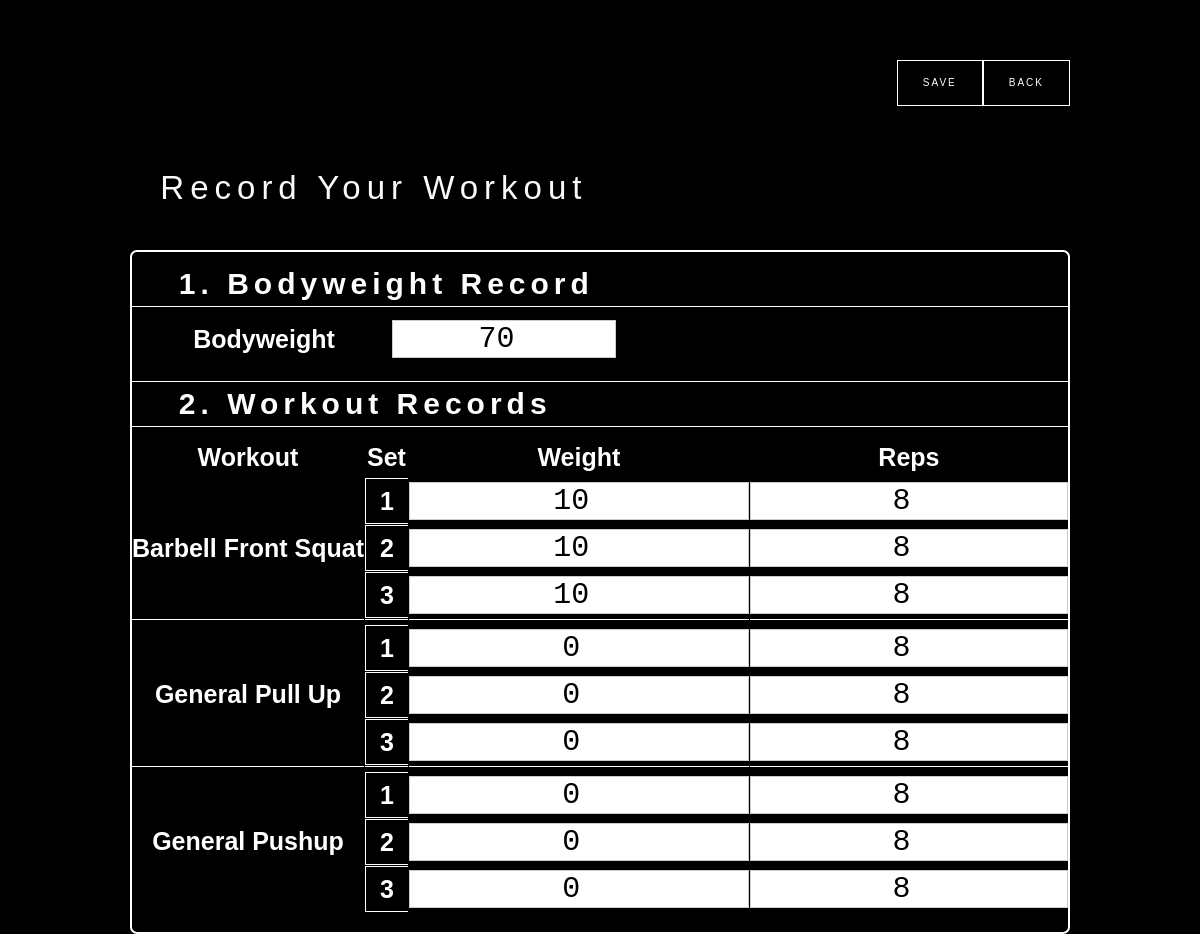
The page /member/record/ (signed in) on the database its author committed.
### workout/models.py (models this page shows, shortened)
class Workout(models.Model):
    member_id = models.CharField(max_length=200)
    date = models.DateField()
    workout = models.CharField(max_length=100) # workout's name. bodyweight included
    set = models.IntegerField(default=0)
    weight = models.IntegerField(default=10) # dumbbbell/disk weight
    reps = models.IntegerField(default=10) # reps or timege
    alone_or_group = models.IntegerField(default=0) # alone: 0 / group: 1
    class_pk = models.CharField(max_length=2, default="00")
    completion_rate = models.IntegerField(default=100)
    key_workout_dict = {
        0: "aa",
        1: "ab",
        2: "ac",
        3: "ad",
        4: "ae",
    }
    key_default_reps_dict = {
        0: 10,
        1: 10,
        2: 10,
        3: 10,
        4: 10,
    }
    key_increase_rate_dict = {
        0: 1.1,
        1: 1.1,
        2: 1.1,
        3: 1.1,
        4: 1.1,
    }

### member/views.py (the view, shortened to what this page needs)
# urls.py: path('record/', member_record, name='member_record'),
@csrf_exempt
def member_record(request):
    user = auth.get_user(request)
    all_workouts = Workout.objects.all().order_by('date', 'member_id', 'workout', 'set')
    user_workouts = [a for a in all_workouts if a.member_id == user.member_id]
    last_date = user_workouts[-1].date  # type: datetime.date
    member_last_date_workouts_wo_bodyweight = [a for a in user_workouts if a.workout != 'bodyweight' and a.date==last_date]
    workout1_set1 = member_last_date_workouts_wo_bodyweight[0]
    workout1_set2 = member_last_date_workouts_wo_bodyweight[1]
    workout1_set3 = member_last_date_workouts_wo_bodyweight[2]
    workout2_set1 = member_last_date_workouts_wo_bodyweight[3]
    workout2_set2 = member_last_date_workouts_wo_bodyweight[4]
    workout2_set3 = member_last_date_workouts_wo_bodyweight[5]
    workout3_set1 = member_last_date_workouts_wo_bodyweight[6]
    workout3_set2 = member_last_date_workouts_wo_bodyweight[7]
    workout3_set3 = member_last_date_workouts_wo_bodyweight[8]
    return render(
        request,
        'member-record-page.html',
        {
            'workout1_set1': workout1_set1,
            'workout1_set2': workout1_set2,
            'workout1_set3': workout1_set3,
            'workout2_set1': workout2_set1,
            'workout2_set2': workout2_set2,
            'workout2_set3': workout2_set3,
            'workout3_set1': workout3_set1,
            'workout3_set2': workout3_set2,
            'workout3_set3': workout3_set3,
        }
    )

### member/templates/member-record-page.html (shortened to what this page needs)
<!DOCTYPE html>
<html data-wf-page="64bcbf718af9633908504745" data-wf-site="64aabb5a9d5b566a4dfebda3">
<head>
  {% load static %}
  <link rel="stylesheet" type="text/css" href="{% static '/css/normalize.css' %}">
  <link rel="stylesheet" type="text/css" href="{% static '/css/webflow.css' %}">
  <link rel="stylesheet" type="text/css" href="{% static '/css/crossfit-facility-webapp-webflow.css' %}">
</head>
<body class="body-7">
  <form method="POST"> {% csrf_token %}
  <section>
    <div data-animation="default" data-collapse="medium" data-duration="400" data-easing="ease" data-easing2="ease" role="banner" class="navbar-logo-center-container shadow-three w-nav">
      <div class="container-4">
        <div class="navbar-wrapper-three">
          <a href="#" class="navbar-brand-three w-nav-brand"></a>
          <nav role="navigation" class="nav-menu-wrapper-three w-nav-menu">
            <div class="nav-menu-three">
              <ul role="list" class="nav-menu-block w-list-unstyled">
                <li class="mobile-margin-top-10">
                  <button type="submit" name="save" class="get-start-butto w-button">Save</button>
                </li>
                <li class="mobile-margin-top-10">
                  <button type="submit" name="back" class="get-start-butto w-button">Back</button>
                </li>
              </ul>
            </div>
          </nav>
        </div>
      </div>
    </div>
  </section>
  <section>
    <div class="w-layout-blockcontainer w-container">
      <h1 class="heading-record-your-workout">  Record Your Workout</h1>
    </div>
    <div class="w-layout-blockcontainer container-14 w-container">
      <div class="record-workout-div-block">
        <h1 class="member_record_subtitle">1. Bodyweight Record</h1>
        <div class="w-layout-blockcontainer container-20 w-container">
          <div class="w-layout-grid bodyweight-record-table">
            <h1 id="w-node-_8077487e-80a2-b91c-103c-24614af934f8-08504745" class="member-record-font-visible">Bodyweight</h1>
            <div id="w-node-_8077487e-80a2-b91c-103c-24614af934fd-08504745"><input type="number" class="workout-record-input w-input" maxlength="256" name="bodyweight" data-name="Field 3" value="70"></div>
          </div>
        </div>
        <h1 class="member_record_subtitle2">2. Workout Records</h1>
        <div class="w-layout-grid member_record_table">
          <h1 id="w-node-_437c0c1a-3d74-f30b-f79d-65d87b05edde-08504745" class="member_record_table_heading">Workout</h1>
          <h1 id="w-node-_437c0c1a-3d74-f30b-f79d-65d87b05ede0-08504745" class="member_record_table_heading">Set</h1>
          <h1 id="w-node-_437c0c1a-3d74-f30b-f79d-65d87b05ede2-08504745" class="member_record_table_heading">Weight</h1>
          <h1 id="w-node-cb15b970-5b20-3a75-d2fb-2dcde464b15c-08504745" class="member_record_table_heading">Reps</h1>
          <div id="w-node-_3732823f-faf5-e0c5-258f-8830975c4f79-08504745" class="member_record_table_normal_div_block"></div>
          <div id="w-node-_064535a3-bada-a5ec-ad3f-2d0988352e0d-08504745" class="member_record_table_set_div_block">
            <h1 class="member-record-font-visible">1</h1>
          </div>
          <div id="w-node-_6cff5cb3-5b0e-0964-046b-db3bde2da607-08504745" class="member_record_table_normal_div_block"><input type="number" class="workout-record-input w-input" maxlength="256" name="weight" data-name="Field 3" value="{{ workout1_set1.weight }}"></div>
          <div id="w-node-e69aef57-3623-7549-515b-bc3a40a2510f-08504745" class="member_record_table_normal_div_block"><input type="number" class="workout-record-input w-input" maxlength="256" name="reps" data-name="Field 3" value="{{ workout1_set1.reps }}"></div>
          <h1 id="w-node-_6cd7a9fa-812d-2b7a-7bfb-79428d99b3fc-08504745" class="member-record-font-visible">{{workout1_set1.workout}}</h1>
          <div id="w-node-_839800c2-5cbe-7ac3-4e98-8b2bfe05cb82-08504745" class="member_record_table_set_div_block">
            <h1 class="member-record-font-visible">2</h1>
          </div>
          <div id="w-node-_430382d6-0600-36b5-ac7f-f99c46ee4db9-08504745" class="member_record_table_normal_div_block"><input type="number" class="workout-record-input w-input" maxlength="256" name="weight" data-name="Field 3" value="{{ workout1_set2.weight }}"></div>
          <div id="w-node-a2dcf520-dafb-8c7a-7001-fc4a4e29bf15-08504745" class="member_record_table_normal_div_block"><input type="number" class="workout-record-input w-input" maxlength="256" name="reps" data-name="Field 3" value="{{ workout1_set2.reps }}"></div>
          <div id="w-node-fa9b0095-3786-5134-693c-365ef114a30f-08504745" class="member_record_table_normal_div_block"></div>
          <div id="w-node-_94142c5e-e2a2-8897-a95c-683f46003a9f-08504745" class="member_record_table_set_div_block">
            <h1 class="member-record-font-visible">3</h1>
          </div>
          <div id="w-node-_84d962dd-8e1a-a4e5-2ce9-a9d245856232-08504745" class="member_record_table_normal_div_block"><input type="number" class="workout-record-input w-input" maxlength="256" name="weight" data-name="Field 3" value="{{ workout1_set3.weight }}"></div>
          <div id="w-node-ad3c3c5c-fe29-04df-a8af-ec8e6b27ad39-08504745" class="member_record_table_normal_div_block"><input type="number" class="workout-record-input w-input" maxlength="256" name="reps" data-name="Field 3" value="{{ workout1_set3.reps }}"></div>
          <div class="div-block-26"></div>
          <div class="div-block-26"></div>
          <div class="div-block-26"></div>
          <div class="div-block-26"></div>
          <div id="w-node-e8d81cc8-7f7a-7372-0bba-982737beff4a-08504745" class="member_record_table_set_div_block">
            <h1 class="member-record-font-visible">1</h1>
          </div>
          <div id="w-node-_9ff62297-5ef8-3f84-d2c9-5bee981ced28-08504745" class="member_record_table_normal_div_block"><input type="number" class="workout-record-input w-input" maxlength="256" name="weight" data-name="Field 3" value="{{ workout2_set1.weight }}"></div>
          <div id="w-node-_20e345fd-4707-8dab-723f-69e4dc12cbc7-08504745" class="member_record_table_normal_div_block"><input type="number" class="workout-record-input w-input" maxlength="256" name="reps" data-name="Field 3" value="{{ workout2_set1.reps }}"></div>
          <h1 class="member-record-font-visible">{{workout2_set1.workout}}</h1>
          <div id="w-node-da7108dc-887d-3054-02e1-11cd2e6bac04-08504745" class="member_record_table_set_div_block">
            <h1 class="member-record-font-visible">2</h1>
          </div>
          <div id="w-node-_96d1f106-1b95-3677-a8ee-3521a7120aaa-08504745" class="member_record_table_normal_div_block"><input type="number" class="workout-record-input w-input" maxlength="256" name="weight" data-name="Field 3" value="{{ workout2_set2.weight }}"></div>
          <div id="w-node-_1c8074ea-d2b0-7336-bcf5-c091f599f412-08504745" class="member_record_table_normal_div_block"><input type="number" class="workout-record-input w-input" maxlength="256" name="reps" data-name="Field 3" value="{{ workout2_set2.reps }}"></div>
          <div id="w-node-_4a1507c1-41d7-c3e6-92ea-619e9c9042fb-08504745" class="member_record_table_normal_div_block"></div>
          <div id="w-node-_6058c7fc-9d95-39ad-b347-748cf651b750-08504745" class="member_record_table_set_div_block">
            <h1 class="member-record-font-visible">3</h1>
          </div>
          <div id="w-node-_22d98ca2-38d3-74ba-e3a3-7c5a4a3e6266-08504745" class="member_record_table_normal_div_block"><input type="number" class="workout-record-input w-input" maxlength="256" name="weight" data-name="Field 3" value="{{ workout2_set3.weight }}"></div>
          <div id="w-node-ace6bf6b-c2e1-c4ca-4d37-a1c0c6b9bdc7-08504745" class="member_record_table_normal_div_block"><input type="number" class="workout-record-input w-input" maxlength="256" name="reps" data-name="Field 3" value="{{ workout2_set3.reps }}"></div>
          <div class="div-block-26"></div>
          <div class="div-block-26"></div>
          <div class="div-block-26"></div>
          <div class="div-block-26"></div>
          <div id="w-node-_2b62c5dc-5e3e-5cb6-1ba2-835b3ee7b653-08504745" class="member_record_table_set_div_block">
            <h1 class="member-record-font-visible">1</h1>
          </div>
          <div id="w-node-_2edaf945-5b99-8659-8599-d8f25c440281-08504745" class="member_record_table_normal_div_block"><input type="number" class="workout-record-input w-input" maxlength="256" name="weight" data-name="Field 3" value="{{ workout3_set1.weight }}"></div>
          <div id="w-node-bada6d50-59e3-3e39-1123-bcc07595a701-08504745" class="member_record_table_normal_div_block"><input type="number" class="workout-record-input w-input" maxlength="256" name="reps" data-name="Field 3" value="{{ workout3_set1.reps }}"></div>
          <h1 class="member-record-font-visible">{{workout3_set1.workout}}</h1>
          <div id="w-node-b916efdb-04f9-4ee0-d30b-722257c1f91d-08504745" class="member_record_table_set_div_block">
            <h1 class="member-record-font-visible">2</h1>
          </div>
          <div id="w-node-_360eb031-1552-a85f-9f4e-7b4b5af055d4-08504745" class="member_record_table_normal_div_block"><input type="number" class="workout-record-input w-input" maxlength="256" name="weight" data-name="Field 3" value="{{ workout3_set2.weight }}"></div>
          <div id="w-node-a6b90838-6eb3-bafe-6962-233ab84002fe-08504745" class="member_record_table_normal_div_block"><input type="number" class="workout-record-input w-input" maxlength="256" name="reps" data-name="Field 3" value="{{ workout3_set2.reps }}"></div>
          <div id="w-node-_4bf4395c-9491-4912-3d75-d7384e2a826b-08504745" class="member_record_table_normal_div_block"></div>
          <div id="w-node-ad5cd1c5-8ad7-03b1-76c3-595aee07723d-08504745" class="member_record_table_set_div_block">
            <h1 class="member-record-font-visible">3</h1>
          </div>
          <div id="w-node-_4d4a8e56-c7e3-7b5c-550d-a15babd14ba0-08504745" class="member_record_table_normal_div_block"><input type="number" class="workout-record-input w-input" maxlength="256" name="weight" data-name="Field 3" value="{{ workout3_set3.weight }}"></div>
          <div id="w-node-f229d368-4fd8-e567-908a-cb77e6219fff-08504745" class="member_record_table_normal_div_block"><input type="number" class="workout-record-input w-input" maxlength="256" name="reps" data-name="Field 3" value="{{ workout3_set3.reps }}"></div>
        </div>
      </div>
    </div>
  </section>
  </form>
</body>
</html>

### static/css/webflow.css (style rules this page uses)
* { -webkit-box-sizing: border-box; -moz-box-sizing: border-box; box-sizing: border-box; }
html { height: 100%; }
body { margin: 0; min-height: 100%; background-color: #fff; font-family: Arial, sans-serif; font-size: 14px; line-height: 20px; color: #333; }
.w-button { display: inline-block; padding: 9px 15px; background-color: #3898EC; color: white; border: 0; line-height: inherit; text-decoration: none; cursor: pointer; border-radius: 0; }
h1, h2, h3, h4, h5, h6 { font-weight: bold; margin-bottom: 10px; }
h1 { font-size: 38px; line-height: 44px; margin-top: 20px; }
ul, ol { margin-top: 0px; margin-bottom: 10px; padding-left: 40px; }
.w-list-unstyled { padding-left: 0; list-style: none; }
button, [type='button'], [type='reset'] { border: 0; cursor: pointer; -webkit-appearance: button; }
.w-input, .w-select { display: block; width: 100%; height: 38px; padding: 8px 12px; margin-bottom: 10px; font-size: 14px; line-height: 1.42857143; color: #333333; vertical-align: middle; background-color: #ffffff; border: 1px solid #cccccc; }
.w-container { margin-left: auto; margin-right: auto; max-width: 940px; }
.w-container:before, .w-container:after { content: " "; display: table; grid-column-start: 1; grid-row-start: 1; grid-column-end: 2; grid-row-end: 2; }
.w-container:after { clear: both; }
.w-nav { position: relative; background: #dddddd; z-index: 1000; }
.w-nav:before, .w-nav:after { content: " "; display: table; grid-column-start: 1; grid-row-start: 1; grid-column-end: 2; grid-row-end: 2; }
.w-nav:after { clear: both; }
.w-nav-brand { position: relative; float: left; text-decoration: none; color: #333333; }
.w-nav-menu { position: relative; float: right; }

### rows shown on the page
Workout: weight "10", reps "8", workout "Barbell Front Squat"
Workout: weight "10", reps "8"
Workout: weight "10", reps "8"
Workout: weight "0", reps "8", workout "General Pull Up"
Workout: weight "0", reps "8"
Workout: weight "0", reps "8"
Workout: weight "0", reps "8", workout "General Pushup"
Workout: weight "0", reps "8"
Workout: weight "0", reps "8"
